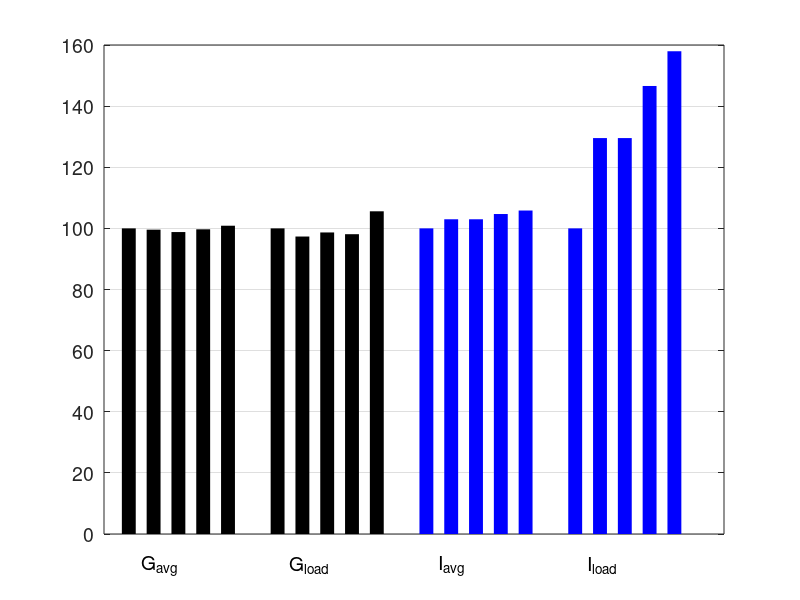

This chart was generated by the following MATLAB code:
% bp100.m

close all
clear
clc

Gavg(1)   = 101.29;
Gload(1)  = 15.75;
G1peaks   = 301.50;
Gt1peaks  = 1800;
Iavg(1)   = 8.73;
Iload(1)  = 0.88;
I1peaks   = 14.14;
Iitpeaks   = 1800;

Gavg(2)   = 100.86;
Gload(2)  = 15.33;
G2_peaks   = [195.76 191.83];
Gt2_peaks  = [1400 1800];
Iavg(2)   = 8.99;
Iload(2)  = 1.14;
I2_peaks   = [12.36 12.64];
I2_tpeaks   = [1400 1800];

Gavg(3)   = 100.07;
Gload(3)  = 15.54;
G3_peaks   = [195.76 194.77];
Gt3_peaks  = [1200 1800];
Iavg(3)   = 8.99;
Iload(3)  = 1.14;
I3_peaks   = [12.36 12.64];
I3_tpeaks   = [1200 1800];

Gavg(4)   = 100.98;
Gload(4)  = 15.45;
G4_peaks   = [160.00 158.34 159.63];
Gt4peaks  = [0800 1200 1800];
Iavg(4)   = 9.14;
Iload(4)  = 1.29;
I4_peaks   = [11.5 11.57 11.40];
I4_tpeaks   = [1200 1800];

Gavg(5)   = 102.17;
Gload(5)  = 16.63;
G5_peaks   = [160.00 158.34 159.63];
Gt5peaks  = [0800 1200 1800];
Iavg(5)   = 9.24;
Iload(5)  = 1.39;
I5_peaks   = [11.5 11.57 11.40];
I5_tpeaks   = [1200 1800];

% GRAPHICS  ==============================================================
figure(1)
   set(gcf,'units','normalized');
   set(gcf,'position',[0.05 0.05 0.45 0.45]);
   set(gcf,'color','w');
   FS = 14; LW = 10;
   box on
   hold on
   
     yP = 100*Gavg./Gavg(1);
   for c = 1:5
     plot([c c], [0 yP(c)],'k','linewidth',LW)
   end
   
     yP = 100*Gload./Gload(1);
   for c = 1:5
     plot([c+6 c+6], [0 yP(c)],'k','linewidth',LW)
   end
   
   yP = 100*Iavg./Iavg(1);
   for c = 1:5
     plot([c+12 c+12], [0 yP(c)],'b','linewidth',LW)
   end
   
     yP = 100*Iload./Iload(1);
   for c = 1:5
     plot([c+18 c+18], [0 yP(c)],'b','linewidth',LW)
   end
  
   text(1.5,-10,'G_{avg}','fontsize',FS)
   text(7.5,-10,'G_{load}','fontsize',FS)
   text(13.5,-10,'I_{avg}','fontsize',FS)
   text(19.5,-10,'I_{load}','fontsize',FS)
  
   set(gca,'xtick',[])
   set(gca, 'YGrid', 'on', 'XGrid', 'off')
   set(gca,'yTick',0:20:160)
   set(gca,'fontsize',FS)
   
